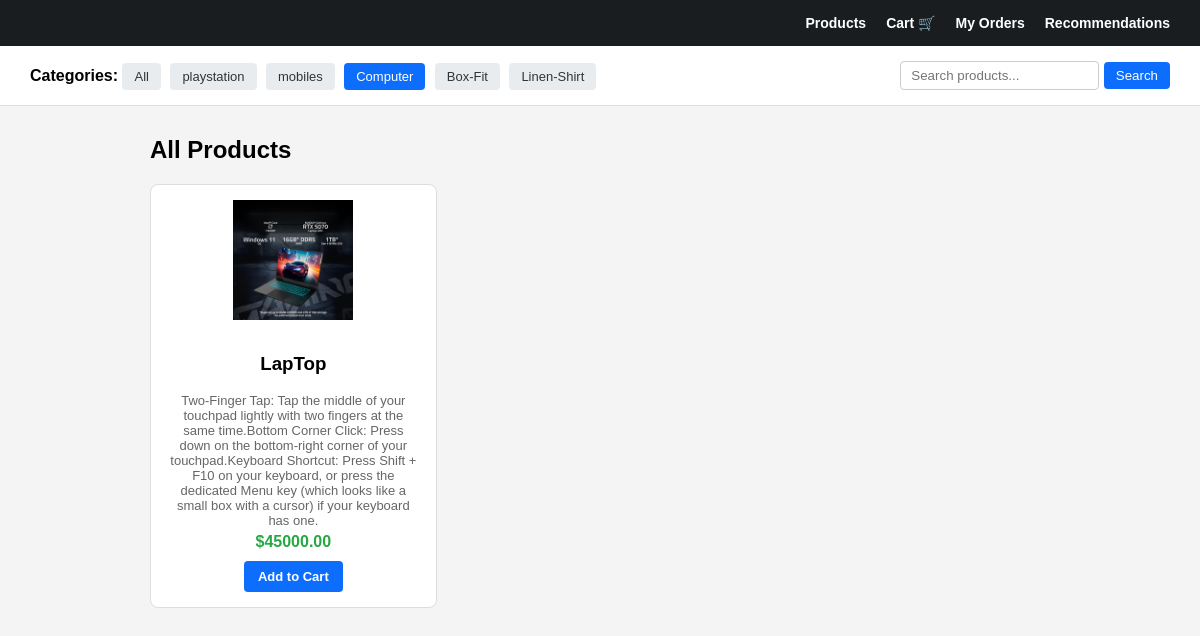
Page /products/?category=4 on the committed database.
### products/models.py (models this page shows, shortened)
class Category(models.Model):
    name = models.CharField(max_length=100)

class Product(models.Model):
       category = models.ForeignKey('Category',on_delete=models.CASCADE,related_name='product',null=True,blank=True)
       name =models.CharField(max_length=100)
       description=models.TextField()
       price= models.DecimalField(max_digits=50,decimal_places=2)
       image=models.ImageField(upload_to='products/',null=True,blank=True)
       created=models.DateTimeField(auto_now_add=True,null=True,blank=True)

### products/views.py (the view)
# urls.py: path('',views.product_list,name='product_list'),
def product_list(request):
    q = request.GET.get('q')
    cat_id = request.GET.get('category')
    products = Product.objects.all()
    if q:
        products = products.filter(name__icontains=q)
    if cat_id:
        products = products.filter(category_id=cat_id)
    categories = Category.objects.all()
    context = {
        'products': products,
        'categories': categories,
        'query': q,
        'selected_category': cat_id,
    }
    return render(request, 'products/product_list.html', context)

### products/templates/products/product_list.html (shortened to what this page needs)
<!DOCTYPE html>
<html lang="en">
<head>
</head>
<body>
    <div class="navbar">
        <a href="{% url 'products:product_list' %}">Products</a>
        <a href="{% url 'cart:cart_detail' %}">Cart 🛒</a>
        <a href="{% url 'orders:order_list' %}">My Orders</a>
        <a href="{% url 'recommendations:recommend_list' %}">Recommendations</a>
    </div>
    <div class="filter-section">
        <div>
            <strong>Categories: </strong>
            <a href="{% url 'products:product_list' %}" class="cat-btn {% if not selected_category %}active{% endif %}">All</a>
            {% for cat in categories %}
                <a href="?category={{ cat.id }}" class="cat-btn {% if selected_category == cat.id|stringformat:'s' %}active{% endif %}">{{ cat.name }}</a>
            {% endfor %}
        </div>
        <form method="GET" action="{% url 'products:product_list' %}" class="search-box">
            <input type="text" name="q" value="{{ query|default:'' }}" placeholder="Search products...">
            <button type="submit">Search</button>
        </form>
    </div>
    <div class="container">
        <h2>All Products</h2>
        <div class="product-grid">
            {% for product in products %}
                <div class="product-card">
                    {% if product.image %}
                        <img src="{{ product.image.url }}" alt="{{ product.name }}" style="max-width: 100%; height: 120px; object-fit: contain; margin-bottom: 10px;">
                    {% endif %}
                   <h3>{{ product.name }}</h3>
<p style="color: #666; font-size: 13px; margin: 5px 0;">{{ product.description }}</p>
<div class="price">${{ product.price }}</div>
                    <a href="{% url 'cart:add_to_cart' product.id %}" class="btn-add">Add to Cart</a>
                </div>
            {% empty %}
                <p>No products found.</p>
            {% endfor %}
        </div>
    </div>
</body>
</html>

### products/templates/products/product_list.html (style rules this page uses)
body { font-family: Arial, sans-serif; margin: 0; padding: 0; background-color: #f4f4f4; }
.navbar { background-color: #1a1d20; padding: 15px 30px; display: flex; justify-content: flex-end; gap: 20px; }
.navbar a { color: #ffffff; text-decoration: none; font-weight: bold; font-size: 14px; }
.filter-section { background: white; padding: 15px 30px; border-bottom: 1px solid #ddd; display: flex; justify-content: space-between; align-items: center; flex-wrap: wrap; gap: 10px; }
.cat-btn { text-decoration: none; padding: 6px 12px; background: #e9ecef; color: #333; border-radius: 4px; font-size: 13px; margin-right: 5px; }
.cat-btn.active { background: #0d6efd; color: white; }
.search-box input { padding: 6px 10px; border: 1px solid #ccc; border-radius: 4px; }
.search-box button { padding: 6px 12px; background: #0d6efd; color: white; border: none; border-radius: 4px; cursor: pointer; }
.container { max-width: 900px; margin: 30px auto; padding: 0 20px; }
.product-grid { display: grid; grid-template-columns: repeat(auto-fill, minmax(220px, 1fr)); gap: 20px; }
.product-card { border: 1px solid #ddd; padding: 15px; border-radius: 8px; text-align: center; background: #fff; }
.price { color: #28a745; font-weight: bold; margin-bottom: 10px; }
.btn-add { display: inline-block; padding: 8px 14px; background: #0d6efd; color: white; text-decoration: none; border-radius: 4px; font-size: 13px; font-weight: bold; }

### rows in the picture
Category: name "playstation"
Category: name "mobiles"
Category: name "Computer"
Category: name "Box-Fit"
Category: name "Linen-Shirt"
Product: image (picture), name "LapTop", description "Two-Finger Tap: Tap the middle of your touchpad lightly with two fingers at the same time.Bottom Corner Click: Press down on the bottom-right corner of your touchpad.Keyboard Shortcut: Press Shift + F10 on your keyboard, or press the dedicated Menu key (which looks like a small box with a cursor) if your keyboard has one.", price "45000.00"
